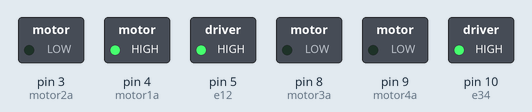
Recording of a sketch running on a simulated Arduino Uno, built with avr-gcc and run on an emulated ATmega328P. On the bench: switched loads named in the sketch (green lamp = pin HIGH).

Above: at 1.5 s.
At 4.5 s:
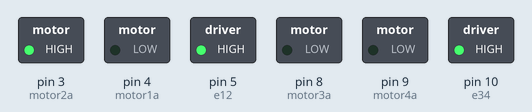
Timing chart, 0 to 7.8 s (numbered marks = the images above):
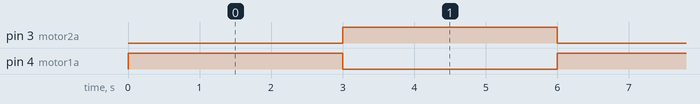

The sketch:

motor_1.ino
```cpp
const int motor1a = 4;
const int motor2a = 3;
const int e12 = 5;

const int motor3a = 8;
const int motor4a = 9;
const int e34 = 10;

void setup()
{
  pinMode(motor1a,OUTPUT);
  pinMode(motor2a,OUTPUT);
  pinMode(e12,OUTPUT);

  pinMode(motor3a,OUTPUT);
  pinMode(motor4a,OUTPUT);
  pinMode(e34,OUTPUT);

  digitalWrite(e12,HIGH);
  digitalWrite(e34,HIGH);
}

void loop()
{
  run();
}

void run()
{
  digitalWrite(motor1a,HIGH);
  digitalWrite(motor2a,LOW);
  //digitalWrite(motor3a,HIGH);
  //digitalWrite(motor4a,LOW);
  delay(3000);
  digitalWrite(motor1a,LOW);
  digitalWrite(motor2a,HIGH);
  //digitalWrite(motor3a,LOW);
  //digitalWrite(motor4a,HIGH);
  delay(3000);
}
```

Measured:
- by itself, pin 3 (motor2a), pin 4 (motor1a): alternates HIGH for 3.0 s and LOW for 3.0 s
